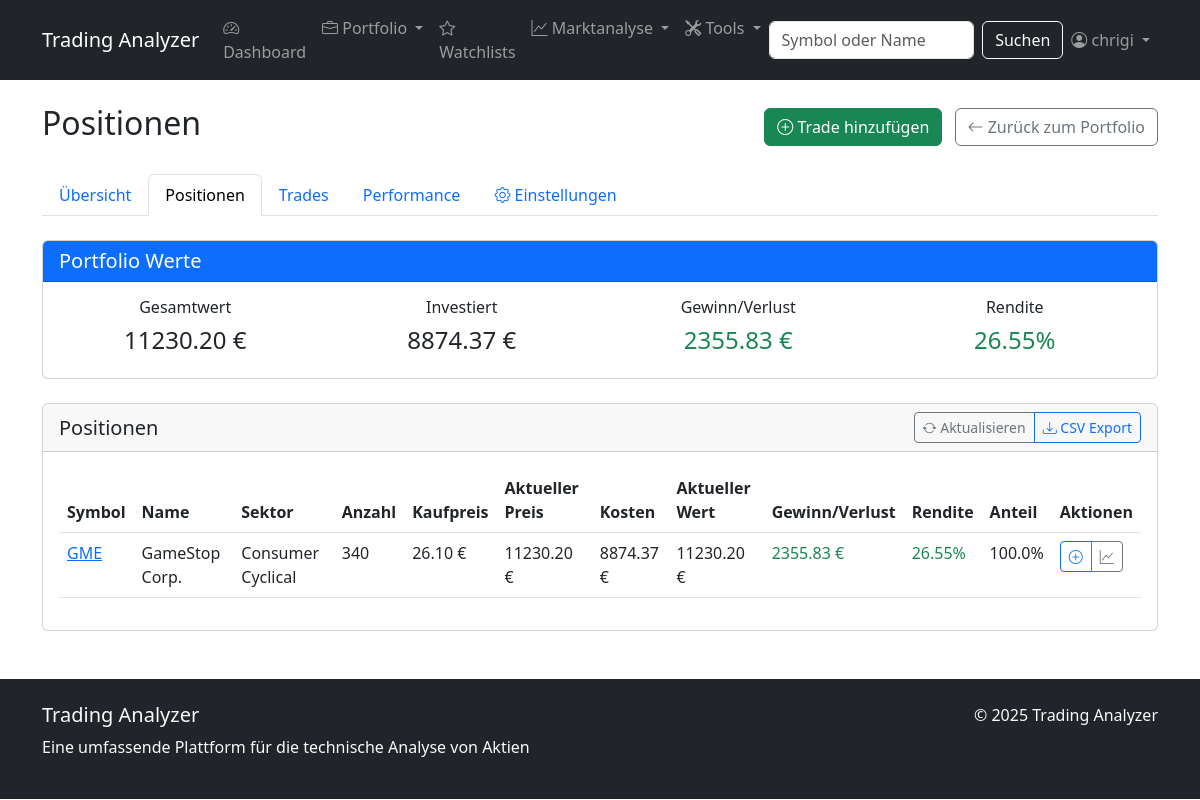
/portfolio/1/positions/ (signed in), run on the app's committed database.
### stock_analyzer/models.py (models this page shows, shortened)
class Portfolio(models.Model):
    user = models.ForeignKey(User, on_delete=models.CASCADE, related_name='portfolios')
    name = models.CharField(max_length=100)
    description = models.TextField(blank=True, null=True)
    created_at = models.DateTimeField(auto_now_add=True)
    updated_at = models.DateTimeField(auto_now=True)
    total_value = models.DecimalField(max_digits=12, decimal_places=2, default=0)
    total_cost = models.DecimalField(max_digits=12, decimal_places=2, default=0)
    total_gain_loss = models.DecimalField(max_digits=12, decimal_places=2, default=0)
    percent_gain_loss = models.DecimalField(max_digits=6, decimal_places=2, default=0)

class Position(models.Model):
    portfolio = models.ForeignKey(Portfolio, on_delete=models.CASCADE, related_name='positions')
    stock = models.ForeignKey(Stock, on_delete=models.CASCADE, related_name='positions')
    shares = models.DecimalField(max_digits=10, decimal_places=4, default=0)
    cost_basis = models.DecimalField(max_digits=12, decimal_places=2, default=0)
    average_price = models.DecimalField(max_digits=10, decimal_places=2, default=0)
    current_value = models.DecimalField(max_digits=12, decimal_places=2, default=0)
    gain_loss = models.DecimalField(max_digits=12, decimal_places=2, default=0)
    percent_gain_loss = models.DecimalField(max_digits=6, decimal_places=2, default=0)
    last_updated = models.DateTimeField(auto_now=True)
    class Meta:
        unique_together = ('portfolio', 'stock')
    def update_values(self):
        from decimal import Decimal
        latest_price_obj = StockData.objects.filter(stock=self.stock).order_by('-date').first()
        if latest_price_obj:
            latest_price = Decimal(str(latest_price_obj.close_price))
            self.current_value = self.shares * latest_price
            if self.cost_basis > 0:
                self.gain_loss = self.current_value - self.cost_basis
                self.percent_gain_loss = (self.gain_loss / self.cost_basis) * 100
            else:
                self.gain_loss = 0
                self.percent_gain_loss = 0
            self.save()
        return self.current_value

class Stock(models.Model):
    symbol = models.CharField(max_length=10, unique=True)
    name = models.CharField(max_length=100)
    sector = models.CharField(max_length=100, null=True, blank=True)
    last_updated = models.DateTimeField(auto_now=True)

### stock_analyzer/views.py (the view)
# urls.py: path('portfolio/<int:portfolio_id>/positions/', views.position_list, name='position_list'),
@login_required
def position_list(request, portfolio_id):
    portfolio = get_object_or_404(Portfolio, id=portfolio_id, user=request.user)
    positions = portfolio.positions.select_related('stock').order_by('-current_value')
    for position in positions:
        position.update_values()
    context = {
        'portfolio': portfolio,
        'positions': positions
    }
    return render(request, 'stock_analyzer/portfolio/position_list.html', context)

### stock_analyzer/templatetags/math_filters.py (called while the page is built)
@register.filter
def mul(value, arg):
    try:
        return float(value) * float(arg)
    except (ValueError, TypeError):
        return None

@register.filter
def div(value, arg):
    try:
        arg = float(arg)
        if arg == 0:
            return None  # Avoid division by zero
        return float(value) / arg
    except (ValueError, TypeError):
        return None

### stock_analyzer/templates/stock_analyzer/portfolio/position_list.html (shortened to what this page needs)
{% extends 'stock_analyzer/base.html' %}
{% load math_filters %}
{% block content %}
<div class="d-flex justify-content-between align-items-center mb-4">
    <h2>Positionen</h2>
    <div>
        <a href="{% url 'trade_add' portfolio.id %}" class="btn btn-success me-2">
            <i class="bi bi-plus-circle"></i> Trade hinzufügen
        </a>
        <a href="{% url 'portfolio_detail' portfolio.id %}" class="btn btn-outline-secondary">
            <i class="bi bi-arrow-left"></i> Zurück zum Portfolio
        </a>
    </div>
</div>
<ul class="nav nav-tabs mb-4">
    <li class="nav-item">
        <a class="nav-link" href="{% url 'portfolio_detail' portfolio.id %}">Übersicht</a>
    </li>
    <li class="nav-item">
        <a class="nav-link active" href="{% url 'position_list' portfolio.id %}">Positionen</a>
    </li>
    <li class="nav-item">
        <a class="nav-link" href="{% url 'trade_list' portfolio.id %}">Trades</a>
    </li>
    <li class="nav-item">
        <a class="nav-link" href="{% url 'portfolio_performance' portfolio.id %}">Performance</a>
    </li>
    <li class="nav-item">
        <a class="nav-link" href="{% url 'portfolio_edit' portfolio.id %}">
            <i class="bi bi-gear"></i> Einstellungen
        </a>
    </li>
</ul>
<div class="card mb-4">
    <div class="card-header bg-primary text-white">
        <h5 class="mb-0">Portfolio Werte</h5>
    </div>
    <div class="card-body">
        <div class="row text-center">
            <div class="col-md-3">
                <h6>Gesamtwert</h6>
                <h4>{{ portfolio.total_value|floatformat:2 }} €</h4>
            </div>
            <div class="col-md-3">
                <h6>Investiert</h6>
                <h4>{{ portfolio.total_cost|floatformat:2 }} €</h4>
            </div>
            <div class="col-md-3">
                <h6>Gewinn/Verlust</h6>
                <h4 class="{% if portfolio.total_gain_loss > 0 %}text-success{% elif portfolio.total_gain_loss < 0 %}text-danger{% endif %}">
                    {{ portfolio.total_gain_loss|floatformat:2 }} €
                </h4>
            </div>
            <div class="col-md-3">
                <h6>Rendite</h6>
                <h4 class="{% if portfolio.percent_gain_loss > 0 %}text-success{% elif portfolio.percent_gain_loss < 0 %}text-danger{% endif %}">
                    {{ portfolio.percent_gain_loss|floatformat:2 }}%
                </h4>
            </div>
        </div>
    </div>
</div>
<div class="card">
    <div class="card-header d-flex justify-content-between align-items-center">
        <h5 class="mb-0">Positionen</h5>
        <div class="btn-group">
            <button class="btn btn-sm btn-outline-secondary" id="refreshPositions">
                <i class="bi bi-arrow-repeat"></i> Aktualisieren
            </button>
            <button class="btn btn-sm btn-outline-primary" id="exportPositionsCsv">
                <i class="bi bi-download"></i> CSV Export
            </button>
        </div>
    </div>
    <div class="card-body">
        {% if positions %}
            <div class="table-responsive">
                <table class="table table-hover" id="positionsTable">
                    <thead>
                        <tr>
                            <th>Symbol</th>
                            <th>Name</th>
                            <th>Sektor</th>
                            <th>Anzahl</th>
                            <th>Kaufpreis</th>
                            <th>Aktueller Preis</th>
                            <th>Kosten</th>
                            <th>Aktueller Wert</th>
                            <th>Gewinn/Verlust</th>
                            <th>Rendite</th>
                            <th>Anteil</th>
                            <th>Aktionen</th>
                        </tr>
                    </thead>
                    <tbody>
                        {% for position in positions %}
                            <tr>
                                <td><a href="{% url 'stock_detail' position.stock.symbol %}">{{ position.stock.symbol }}</a></td>
                                <td>{{ position.stock.name }}</td>
                                <td>{{ position.stock.sector|default:"-" }}</td>
                                <td>{{ position.shares|floatformat:0 }}</td>
                                <td>{{ position.average_price|floatformat:2 }} €</td>
                                <td>
                                    {% with last_price=position.current_value|safe|floatformat:2|default:"-" %}
                                        {% if last_price and position.shares %}
                                            {{ last_price }} €
                                        {% else %}
                                            -
                                        {% endif %}
                                    {% endwith %}
                                </td>
                                <td>{{ position.cost_basis|floatformat:2 }} €</td>
                                <td>{{ position.current_value|floatformat:2 }} €</td>
                                <td class="{% if position.gain_loss > 0 %}text-success{% elif position.gain_loss < 0 %}text-danger{% endif %}">
                                    {{ position.gain_loss|floatformat:2 }} €
                                </td>
                                <td class="{% if position.percent_gain_loss > 0 %}text-success{% elif position.percent_gain_loss < 0 %}text-danger{% endif %}">
                                    {{ position.percent_gain_loss|floatformat:2 }}%
                                </td>
                                <td>
                                    {% if portfolio.total_value > 0 %}
                                        {{ position.current_value|safe|floatformat:2|default:"0"|mul:100|div:portfolio.total_value|floatformat:1 }}%
                                    {% else %}
                                        -
                                    {% endif %}
                                </td>
                                <td>
                                    <div class="btn-group">
                                        <a href="{% url 'trade_add' portfolio.id %}?stock={{ position.stock.symbol }}" class="btn btn-sm btn-outline-primary">
                                            <i class="bi bi-plus-circle"></i>
                                        </a>
                                        <a href="{% url 'stock_detail' position.stock.symbol %}" class="btn btn-sm btn-outline-secondary">
                                            <i class="bi bi-graph-up"></i>
                                        </a>
                                    </div>
                                </td>
                            </tr>
                        {% endfor %}
                    </tbody>
                </table>
            </div>
        {% endif %}
    </div>
</div>
{% endblock %}

### stock_analyzer/templates/stock_analyzer/base.html (shortened to what this page needs)
<!DOCTYPE html>
<html lang="de">
<head>
    <link href="https://cdn.jsdelivr.net/npm/bootstrap@5.3.0/dist/css/bootstrap.min.css" rel="stylesheet">
    <link rel="stylesheet" href="https://cdn.jsdelivr.net/npm/bootstrap-icons@1.11.0/font/bootstrap-icons.css">
</head>
<body>
    <nav class="navbar navbar-expand-lg navbar-dark bg-dark">
    <div class="container">
        <a class="navbar-brand" href="{% url 'index' %}">Trading Analyzer</a>
        <div class="collapse navbar-collapse" id="navbarNav">
            <ul class="navbar-nav me-auto">
                <li class="nav-item">
                    <a class="nav-link" href="{% url 'index' %}">
                        <i class="bi bi-speedometer2"></i> Dashboard
                    </a>
                </li>
                {% if user.is_authenticated %}
                <li class="nav-item dropdown">
                    <a class="nav-link dropdown-toggle" href="#" id="portfolioDropdown" role="button" data-bs-toggle="dropdown">
                        <i class="bi bi-briefcase"></i> Portfolio
                    </a>
                </li>
                {% endif %}
                {% if user.is_authenticated %}
                <li class="nav-item">
                    <a class="nav-link" href="{% url 'my_watchlists' %}">
                        <i class="bi bi-star"></i> Watchlists
                    </a>
                </li>
                {% endif %}
                <li class="nav-item dropdown">
                    <a class="nav-link dropdown-toggle" href="#" id="marketDropdown" role="button" data-bs-toggle="dropdown">
                        <i class="bi bi-graph-up"></i> Marktanalyse
                    </a>
                </li>
                {% if user.is_authenticated %}
                <li class="nav-item dropdown">
                    <a class="nav-link dropdown-toggle" href="#" id="toolsDropdown" role="button" data-bs-toggle="dropdown">
                        <i class="bi bi-tools"></i> Tools
                    </a>
                </li>
                {% endif %}
            </ul>
            <form class="d-flex" action="{% url 'search_stocks' %}" method="get" id="search-form">
                <input class="form-control me-2" type="search" placeholder="Symbol oder Name" name="q" id="search-input">
                <button class="btn btn-outline-light" type="submit">Suchen</button>
            </form>
            <ul class="navbar-nav ms-auto">
                {% if user.is_authenticated %}
                <li class="nav-item dropdown">
                    <a class="nav-link dropdown-toggle" href="#" id="navbarDropdown" role="button" data-bs-toggle="dropdown">
                        <i class="bi bi-person-circle"></i> {{ user.username }}
                    </a>
                </li>
                {% endif %}
            </ul>
        </div>
    </div>
</nav>
    <div class="container mt-4">
        {% block content %}{% endblock %}
    </div>
    <footer class="bg-dark text-light py-4 mt-5">
        <div class="container">
            <div class="row">
                <div class="col-md-6">
                    <h5>Trading Analyzer</h5>
                    <p>Eine umfassende Plattform für die technische Analyse von Aktien</p>
                </div>
                <div class="col-md-6 text-md-end">
                    <p>&copy; {% now "Y" %} Trading Analyzer</p>
                </div>
            </div>
        </div>
    </footer>
</body>
</html>

### data on the page
Portfolio: total_value "11230.20", total_cost "8874.37", total_gain_loss "2355.83", percent_gain_loss "26.55"
Position: stock.symbol "GME", stock.name "GameStop Corp.", stock.sector "Consumer Cyclical", shares "340", average_price "26.10", current_value "11230.20", cost_basis "8874.37", gain_loss "2355.83", percent_gain_loss "26.55", current_value|mul "100.0"

### other printed values
{{ user.username }} "chrigi"
